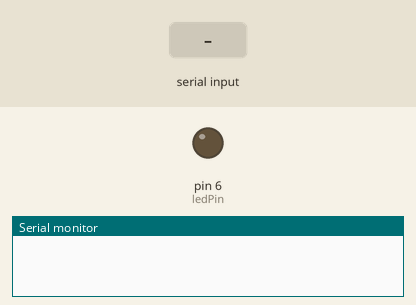
Simulated run of this sketch. Board: Arduino Uno, built with avr-gcc and run on an emulated ATmega328P. Parts: output pins drawn as LEDs (lit = HIGH), the last lines printed to the serial monitor. The test bench sets the inputs (shaded band).

Above: at 1.2 s.
1.3 s: "on" received over Serial
At 1.7 s:
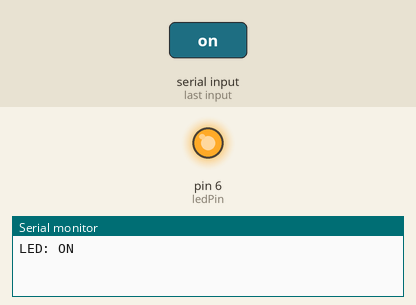
2.8 s: "off" received over Serial
At 4.1 s:
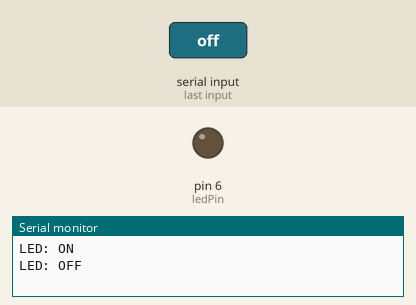
Timing chart, 0 to 5.8 s (numbered marks = the images above; inputs shaded):
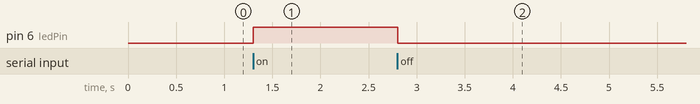

The sketch:

bluetoothBasics.ino
```cpp
#include <SoftwareSerial.h>
#define ledPin 6

char data;
String appendSerialData;

void setup()
{
  pinMode(ledPin, OUTPUT);
  Serial.begin(9600);
}

void loop()
{
  while(Serial.available()>0)
  {
      data = Serial.read();
      appendSerialData += data;
  }
  if (data == '#')
  {
    Serial.print("Arduino says: ");
    Serial.println(appendSerialData);
    appendSerialData = "";
    data = 0;
  }

  if (appendSerialData == "on") {
    digitalWrite(ledPin, HIGH);
    Serial.println("LED: ON");
    appendSerialData = "";
  }
  else if (appendSerialData == "off") {
    digitalWrite(ledPin, LOW);
    Serial.println("LED: OFF");
    appendSerialData = "";
  }
}
```

Measured:
- after the input at 1.3 s, pin 6 (ledPin): LOW → HIGH at once
- after the input at 2.8 s, pin 6 (ledPin): HIGH → LOW at once
